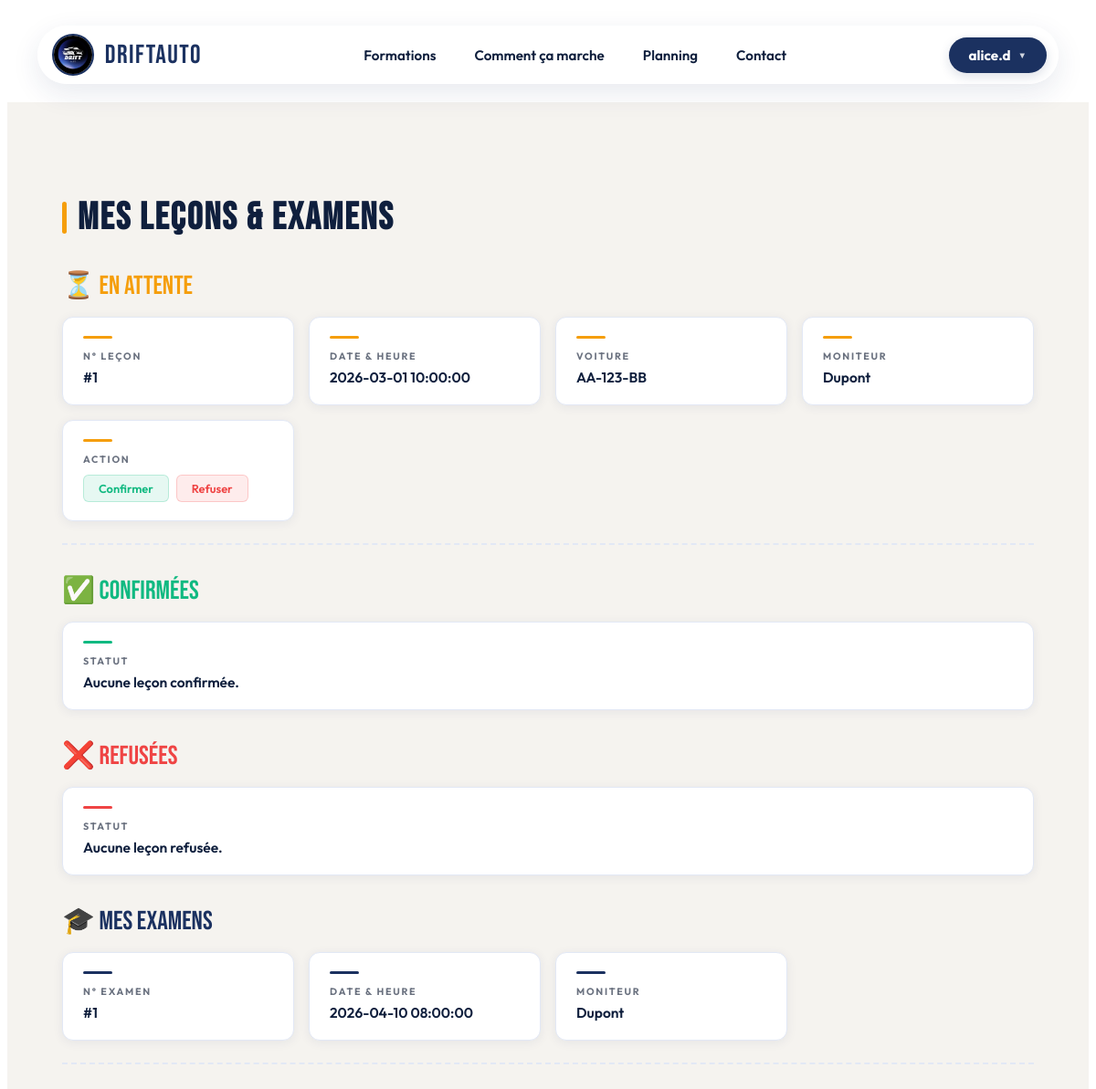
Page /Client_leger/planning_client.php (signed in) on the committed database.
### tables this page shows
CREATE TABLE Lecon (
    numero_lecon INT AUTO_INCREMENT NOT NULL,
    date_heure_lecon DATETIME,
    numero_moniteur INT NOT NULL,
    numero_client INT NOT NULL,
    numero_immatriculation VARCHAR(16) NOT NULL,
    statut VARCHAR(25),

    CONSTRAINT pk_lecon PRIMARY KEY (numero_lecon),
    CONSTRAINT fk_lecon_moniteur FOREIGN KEY (numero_moniteur) REFERENCES Moniteur(numero_moniteur),
    CONSTRAINT fk_lecon_client FOREIGN KEY (numero_client) REFERENCES Client(numero_client),
    CONSTRAINT fk_lecon_voiture FOREIGN KEY (numero_immatriculation) REFERENCES Voiture(numero_immatriculation)
);

CREATE TABLE Voiture (
    numero_immatriculation VARCHAR(16) not null,
    date_achat DATE,
    nombre_km INT,
    CONSTRAINT pk_voiture PRIMARY KEY (numero_immatriculation)
);

create table Moniteur (
    numero_moniteur int auto_increment not null,
    nom_moniteur varchar(50),
    prenom_moniteur varchar(50),
    date_naissance_moniteur varchar(50),
    telephone_moniteur char(10),
    adresse_moniteur varchar(50),
    code_postal_moniteur varchar(50),
    ville_moniteur varchar(50),
    email_moniteur varchar(50),
    date_embauche varchar(50),
    administrateur boolean,
    mdp_moniteur varchar(50),
    constraint pk_moniteur primary key (numero_moniteur)

);

create table Examen (
    numero_examen int auto_increment not null,
    date_heure_examen datetime,
    numero_moniteur int not null,
    numero_client int not null,
    constraint pk_examen primary key (numero_examen),
    constraint fk_examen_moniteur foreign key (numero_moniteur) references Moniteur (numero_moniteur),
    constraint fk_examen_client foreign key (numero_client) references Client (numero_client)
);

### Client_leger/planning_client.php (called while the page is built, shortened)
<?php
$unControleur = new Controleur();
if (isset($_SESSION['numero_client'])) {
    $numero_client = $_SESSION['numero_client'];
    $_SESSION['lecons_attente'] = $unControleur->selectLeconsAttente($numero_client);
    $_SESSION['examens_client'] = $unControleur->selectExamensClient($numero_client);
}
require_once("vue/client/header_client.php");
require_once("vue/client/vue_activite_c.php");
?>

### Client_leger/modele/modele.class.php (called while the page is built, shortened)
<?php
	class Modele {
		private $unPdo;
		public function __construct(){
			$url = "mysql:host=localhost;dbname=auto_ecole";
			$user = "root";
			$mdp = "";
			try {
				$this->unPdo = new PDO($url, $user, $mdp);
			}
			catch (PDOException $exp){
				echo "<br> Erreur de connexion a ".$url;
				echo $exp->getMessage();
			}
		}
        public function selectLeconsAttente($numero_client) {
            $requete = "SELECT L.*, M.nom_moniteur, V.numero_immatriculation
                FROM Lecon L
                JOIN Moniteur M ON L.numero_moniteur = M.numero_moniteur
                JOIN Voiture V ON L.numero_immatriculation = V.numero_immatriculation
                WHERE L.numero_client = :numero_client
                AND L.statut = 'en attente';";
            $exec = $this->unPdo->prepare($requete);
            $exec->execute([":numero_client" => $numero_client]);
            return $exec->fetchAll();
        }
        public function selectExamensClient($numero_client) {
            $requete = "SELECT E.numero_examen, E.date_heure_examen, M.nom_moniteur
                        FROM Examen E
                        JOIN Moniteur M ON E.numero_moniteur = M.numero_moniteur
                        WHERE E.numero_client = :numero_client
                        ORDER BY E.date_heure_examen ASC;";
            $exec = $this->unPdo->prepare($requete);
            $exec->execute(array(":numero_client" => $numero_client));
            return $exec->fetchAll();
        }
	}
?>

### Client_leger/controleur/controleur.class.php (called while the page is built, shortened)
<?php
	require_once("modele/modele.class.php");
	class Controleur {
		private $unModele;
		public function __construct () {
			$this->unModele = new Modele();
		}
	    public function selectLeconsAttente($numero_client) {
		    return $this->unModele->selectLeconsAttente($numero_client);
		}
		public function selectExamensClient($numero_client) {
		    return $this->unModele->selectExamensClient($numero_client);
		}
	}
?>

### Client_leger/vue/client/vue_activite_c.php (the view, shortened to what this page needs)
<div class="profil-page">
  <h3>Mes Leçons & Examens</h3>
  <div class="section-title title-gold">⏳ En attente</div>
  <?php if (!empty($_SESSION['lecons_attente'])): ?>
    <?php foreach ($_SESSION['lecons_attente'] as $lecon): ?>
      <div class="profil-board" style="margin-bottom: 24px; padding-bottom: 24px; border-bottom: 2px dashed var(--border);">
        <div class="profil-board-card card-attente">
          <span class="profil-board-label">N° Leçon</span>
          <span class="profil-board-value">#<?php echo $lecon['numero_lecon']; ?></span>
        </div>
        <div class="profil-board-card card-attente">
          <span class="profil-board-label">Date & Heure</span>
          <span class="profil-board-value"><?php echo $lecon['date_heure_lecon']; ?></span>
        </div>
        <div class="profil-board-card card-attente">
          <span class="profil-board-label">Voiture</span>
          <span class="profil-board-value"><?php echo $lecon['numero_immatriculation']; ?></span>
        </div>
        <div class="profil-board-card card-attente">
          <span class="profil-board-label">Moniteur</span>
          <span class="profil-board-value"><?php echo $lecon['nom_moniteur']; ?></span>
        </div>
        <div class="profil-board-card card-attente">
           <span class="profil-board-label">Action</span>
           <div class="formations-cell">
              <a href="planning_client.php?action=Confirmer&id=<?php echo $lecon['numero_lecon']; ?>" class="btn-action btn-confirmer">Confirmer</a>
              <a href="planning_client.php?action=Annuler&id=<?php echo $lecon['numero_lecon']; ?>" class="btn-action btn-refuser">Refuser</a>
           </div>
        </div>
      </div>
    <?php endforeach; ?>
  <?php endif; ?>
  <div class="section-title title-green">✅ Confirmées</div>
  <?php if (!empty($_SESSION['lecons_confirmees'])): ?>
    <?php foreach ($_SESSION['lecons_confirmees'] as $lecon): ?>
      <div class="profil-board" style="margin-bottom: 24px; padding-bottom: 24px; border-bottom: 2px dashed var(--border);">
        <div class="profil-board-card card-confirme">
          <span class="profil-board-label">N° Leçon</span>
          <span class="profil-board-value">#<?php echo $lecon['numero_lecon']; ?></span>
        </div>
        <div class="profil-board-card card-confirme">
          <span class="profil-board-label">Date & Heure</span>
          <span class="profil-board-value"><?php echo $lecon['date_heure_lecon']; ?></span>
        </div>
        <div class="profil-board-card card-confirme">
          <span class="profil-board-label">Voiture</span>
          <span class="profil-board-value"><?php echo $lecon['numero_immatriculation']; ?></span>
        </div>
        <div class="profil-board-card card-confirme">
          <span class="profil-board-label">Moniteur</span>
          <span class="profil-board-value"><?php echo $lecon['nom_moniteur']; ?></span>
        </div>
      </div>
    <?php endforeach; ?>
  <?php else: ?>
    <div class="profil-board">
      <div class="profil-board-card card-confirme full">
        <span class="profil-board-label">Statut</span>
        <span class="profil-board-value"><?php echo $_SESSION['msg_vide_confirmee'] ?? 'Aucune leçon confirmée.'; ?></span>
      </div>
    </div>
  <?php endif; ?>
  <div class="section-title title-red">❌ Refusées</div>
  <?php if (!empty($_SESSION['lecons_refusees'])): ?>
    <?php foreach ($_SESSION['lecons_refusees'] as $lecon): ?>
      <div class="profil-board" style="margin-bottom: 24px; padding-bottom: 24px; border-bottom: 2px dashed var(--border);">
        <div class="profil-board-card card-refuse">
          <span class="profil-board-label">N° Leçon</span>
          <span class="profil-board-value">#<?php echo $lecon['numero_lecon']; ?></span>
        </div>
        <div class="profil-board-card card-refuse">
          <span class="profil-board-label">Date & Heure</span>
          <span class="profil-board-value"><?php echo $lecon['date_heure_lecon']; ?></span>
        </div>
        <div class="profil-board-card card-refuse">
          <span class="profil-board-label">Voiture</span>
          <span class="profil-board-value"><?php echo $lecon['numero_immatriculation']; ?></span>
        </div>
        <div class="profil-board-card card-refuse">
          <span class="profil-board-label">Moniteur</span>
          <span class="profil-board-value"><?php echo $lecon['nom_moniteur']; ?></span>
        </div>
      </div>
    <?php endforeach; ?>
  <?php else: ?>
    <div class="profil-board">
      <div class="profil-board-card card-refuse full">
        <span class="profil-board-label">Statut</span>
        <span class="profil-board-value"><?php echo $_SESSION['msg_vide_refusee'] ?? 'Aucune leçon refusée.'; ?></span>
      </div>
    </div>
  <?php endif; ?>
  <div class="section-title" style="color: var(--navy);">🎓 Mes Examens</div>
  <?php if (!empty($_SESSION['examens_client'])): ?>
    <?php foreach ($_SESSION['examens_client'] as $examen): ?>
      <div class="profil-board" style="margin-bottom: 24px; padding-bottom: 24px; border-bottom: 2px dashed var(--border);">
        <div class="profil-board-card card-examen">
          <span class="profil-board-label">N° Examen</span>
          <span class="profil-board-value">#<?php echo $examen['numero_examen']; ?></span>
        </div>
        <div class="profil-board-card card-examen">
          <span class="profil-board-label">Date & Heure</span>
          <span class="profil-board-value"><?php echo $examen['date_heure_examen']; ?></span>
        </div>
        <div class="profil-board-card card-examen">
          <span class="profil-board-label">Moniteur</span>
          <span class="profil-board-value"><?php echo $examen['nom_moniteur'] ?? 'À définir'; ?></span>
        </div>
      </div>
    <?php endforeach; ?>
  <?php endif; ?>
</div>

### Client_leger/vue/client/header_client.php (shortened to what this page needs)
<form method="post" class="nav-wrapper-form">
    <nav class="nav-main">
        <div class="nav-logo">
            <a href="index.php">
                <img src="assets/images/logo1.png" alt="Logo DriftAuto">
                <span>DriftAuto</span>
            </a>
        </div>
        <ul class="nav-links">
            <li><a href="index.php#formations">Formations</a></li>
            <li><a href="index.php#processus">Comment ça marche</a></li>
            <li><a href="planning_client.php">Planning</a></li>
            <li><a href="contact.php">Contact</a></li>
        </ul>
        <div class="nav-user">
            <?php
                $pseudo = isset($_SESSION['pseudo_client']) ? $_SESSION['pseudo_client'] : 'Mon Profil';
                echo "<div class='nav-avatar'>" . htmlspecialchars($pseudo) . "</div>";
            ?>
        </div>
    </nav>
</form>

### Client_leger/vue/client/header_client.php (style rules this page uses)
form.nav-wrapper-form { width: 100%; display: flex; justify-content: center; padding: 20px 0; margin: 0; background: transparent; }
nav.nav-main { width: 92%; max-width: 1100px; display: flex; justify-content: space-between; align-items: center; padding: 8px 12px 8px 15px; background: rgba(255, 255, 255, 0.95); backdrop-filter: blur(10px); -webkit-backdrop-filter: blur(10px); border-radius: 100px; border: 1px solid rgba(255, 255, 255, 0.3); box-shadow: 0 10px 30px rgba(27, 49, 96, 0.1); font-family: 'Outfit', sans-serif; position: relative; z-index: 1000; }
.nav-logo a { display: flex; align-items: center; gap: 12px; font-family: 'Bebas Neue', sans-serif; font-size: 1.8rem; color: var(--navy); text-decoration: none; letter-spacing: 0.05em; transition: color 0.3s; }
.nav-logo img { width: 42px; height: 42px; object-fit: cover; border-radius: 50%; border: 2px solid var(--navy); transition: transform 0.3s, border-color 0.3s; }
.nav-links { display: flex; list-style: none; gap: 10px; margin: 0; padding: 0; }
.nav-links li a { text-decoration: none; color: var(--text-dark); font-weight: 600; font-size: 0.95rem; padding: 8px 16px; border-radius: 50px; transition: all 0.2s; }
.nav-user { position: relative; display: flex; align-items: center; cursor: pointer; }
.nav-avatar { background: var(--navy); color: var(--bg-white); font-weight: 700; font-size: 0.95rem; padding: 10px 22px; border-radius: 50px; box-shadow: 0 4px 12px rgba(27, 49, 96, 0.15); transition: all 0.2s; display: flex; align-items: center; gap: 8px; }
.nav-avatar::after { content: '▼'; font-size: 0.6rem; opacity: 0.8; }

### Client_leger/vue/client/vue_activite_c.php (style rules this page uses)
.profil-page { font-family: var(--font-body); background: var(--bg-cream); min-height: 60vh; padding: 60px 5vw 80px; color: var(--text-dark); }
.profil-page h3 { font-family: var(--font-display); font-size: 2.6rem; letter-spacing: .05em; color: var(--text-dark); margin-bottom: 16px; display: flex; align-items: center; gap: 12px; }
.profil-page h3::before { content: ''; display: inline-block; width: 5px; height: 2.2rem; background: var(--gold); border-radius: 3px; }
.section-title { font-family: var(--font-display); font-size: 1.8rem; margin: 32px 0 16px 0; color: var(--text-dark); }
.title-gold { color: var(--gold); }
.title-green { color: var(--green); }
.title-red { color: var(--red); }
.profil-board { display: grid; grid-template-columns: repeat(auto-fill, minmax(220px, 1fr)); gap: 16px; }
.profil-board-card { background: var(--bg-white); border: 1.5px solid var(--border); border-radius: 12px; padding: 20px 22px; box-shadow: 0 2px 12px rgba(27,49,96,.07); display: flex; flex-direction: column; gap: 6px; transition: box-shadow .2s, border-color .2s, transform .2s; }
.profil-board-card::before { content: ''; display: block; width: 32px; height: 3px; background: var(--blue); border-radius: 2px; margin-bottom: 6px; }
.card-attente::before { background: var(--gold); }
.card-confirme::before { background: var(--green); }
.card-refuse::before { background: var(--red); }
.card-examen::before { background: var(--navy); }
.profil-board-card.full { grid-column: 1 / -1; }
.profil-board-label { font-size: .67rem; font-weight: 700; letter-spacing: .16em; text-transform: uppercase; color: var(--text-muted); }
.profil-board-value { font-size: .97rem; font-weight: 600; color: var(--text-dark); word-break: break-word; }
.formations-cell { display: flex; flex-wrap: wrap; gap: 8px; margin-top: 4px; }
.btn-action { display: inline-flex; align-items: center; gap: 6px; border-radius: 6px; padding: 6px 16px; font-size: .8rem; font-weight: 600; text-decoration: none; cursor: pointer; transition: 0.2s; }
.btn-confirmer { background: rgba(16, 185, 129, 0.1); color: var(--green); border: 1.5px solid rgba(16, 185, 129, 0.22); }
.btn-refuser { background: rgba(239, 68, 68, 0.1); color: var(--red); border: 1.5px solid rgba(239, 68, 68, 0.22); }

### rows in the picture
lecon: numero_lecon "1", date_heure_lecon "2026-03-01 10:00:00", numero_immatriculation.numero_immatriculation "AA-123-BB", numero_moniteur.nom_moniteur "Dupont"
examen: numero_examen "1", date_heure_examen "2026-04-10 08:00:00", numero_moniteur.nom_moniteur "Dupont"

### other values in the picture
$pseudo "alice.d"
$_SESSION['msg_vide_confirmee'] "Aucune leçon confirmée."
$_SESSION['msg_vide_refusee'] "Aucune leçon refusée."
